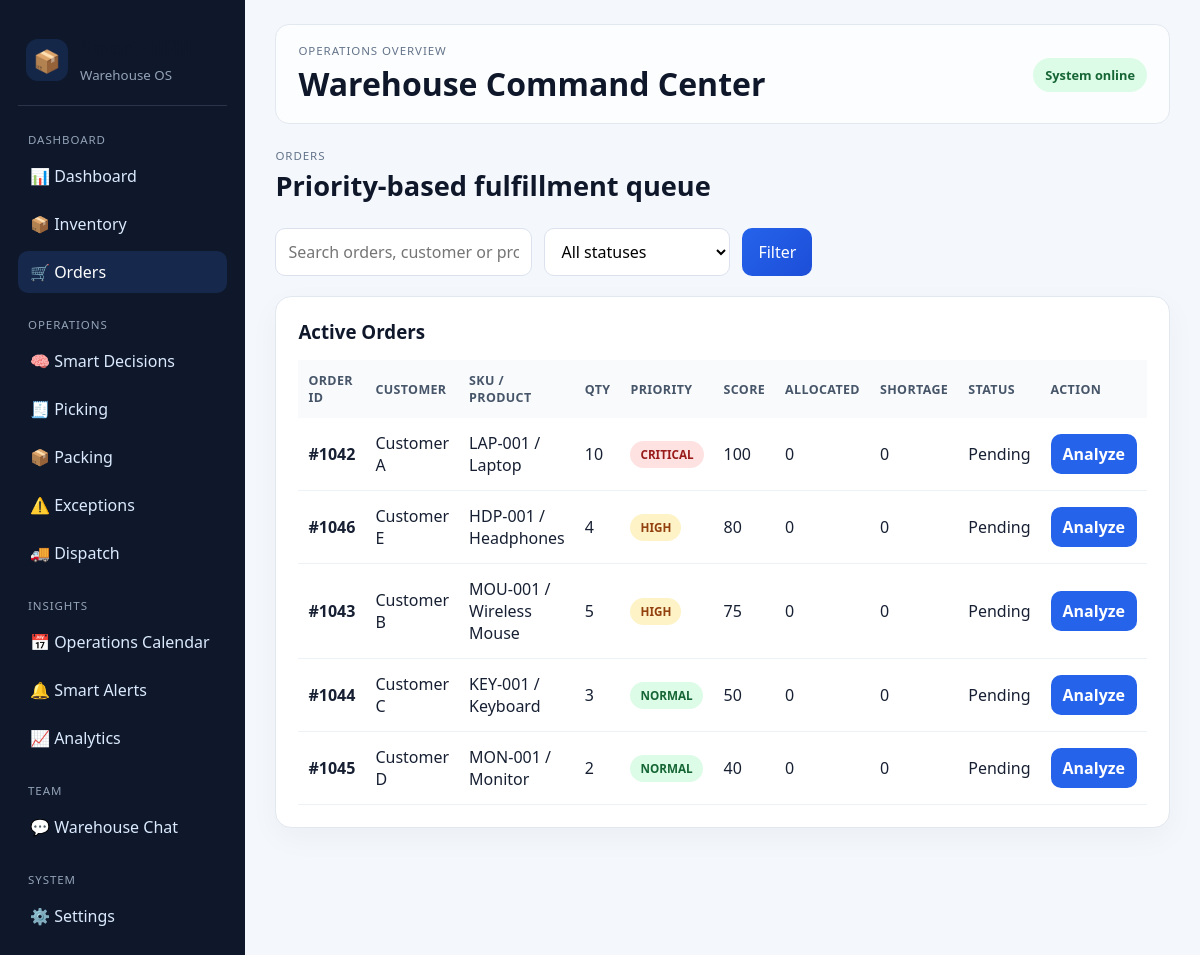
The page /orders on the database as committed earlier.
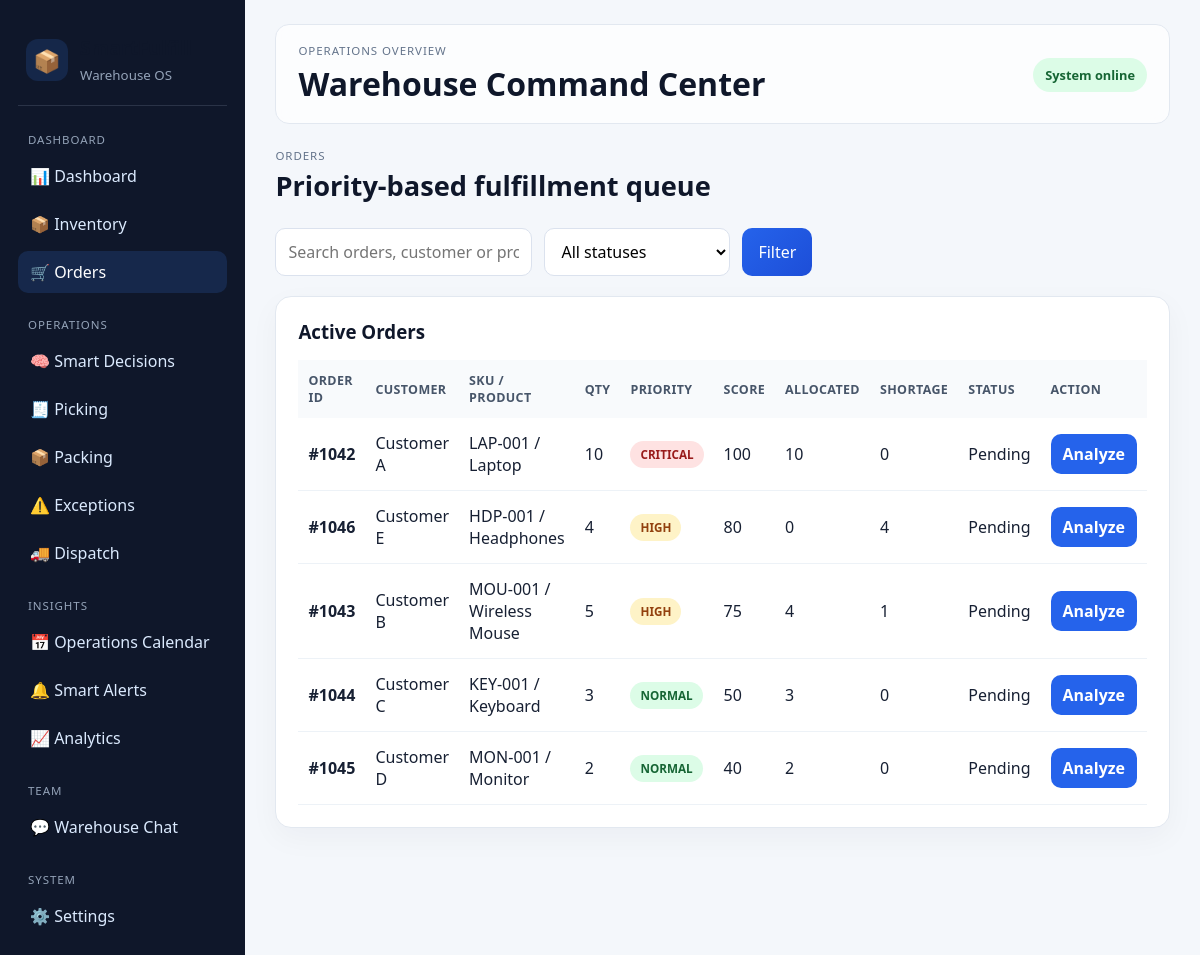
The same page on the database as committed later.
### tables this page shows
CREATE TABLE orders (
            id INTEGER PRIMARY KEY AUTOINCREMENT,
            order_number TEXT UNIQUE NOT NULL,
            customer TEXT NOT NULL,
            sku TEXT NOT NULL,
            product_name TEXT NOT NULL,
            quantity INTEGER NOT NULL,
            priority TEXT NOT NULL,
            priority_score INTEGER NOT NULL,
            due_date TEXT NOT NULL,
            status TEXT NOT NULL,
            allocated_quantity INTEGER DEFAULT 0,
            shortage_quantity INTEGER DEFAULT 0
        , picking_status TEXT NOT NULL DEFAULT "PENDING", packing_status TEXT NOT NULL DEFAULT "PENDING", dispatch_status TEXT NOT NULL DEFAULT "PENDING", dispatch_time TEXT);

### app.py (the view)
@app.route('/orders', methods=['GET'])
def orders():
    query = request.args.get('q', '').strip()
    status = request.args.get('status', 'ALL').upper()
    conn = get_db()
    sql = '''
        SELECT o.*, i.stock, i.reserved,
               COALESCE(i.stock, 0) - COALESCE(i.reserved, 0) AS available_stock
        FROM orders o
        LEFT JOIN inventory i ON o.sku = i.sku
        WHERE 1 = 1
    '''
    params = []
    if query:
        sql += ' AND (o.order_number LIKE ? OR o.customer LIKE ? OR o.product_name LIKE ? OR o.sku LIKE ?)'
        like = f'%{query}%'
        params.extend([like, like, like, like])
    if status != 'ALL':
        sql += ' AND o.status = ?'
        params.append(status)
    sql += ' ORDER BY o.priority_score DESC, o.id DESC'
    order_rows = conn.execute(sql, params).fetchall()
    conn.close()
    return render_template('orders.html', orders=order_rows, query=query, status_filter=status)

### database.py (called while the page is built)
def get_db():
    conn = sqlite3.connect(DATABASE)
    conn.row_factory = sqlite3.Row
    return conn

### templates/orders.html (shortened to what this page needs)
{% extends "base.html" %}
{% block content %}
<div class="page-header">
    <div>
        <p class="eyebrow">Orders</p>
        <h2>Priority-based fulfillment queue</h2>
    </div>
</div>
<div class="toolbar">
    <form class="search-form" method="get" action="/orders">
        <input type="text" name="q" value="{{ query }}" placeholder="Search orders, customer or product">
        <select name="status">
            <option value="ALL" {% if status_filter == 'ALL' %}selected{% endif %}>All statuses</option>
        </select>
        <button type="submit">Filter</button>
    </form>
</div>
<section class="panel">
    <div class="panel-header">
        <h3>Active Orders</h3>
    </div>
    <div class="table-wrap">
        <table>
            <thead>
                <tr>
                    <th>Order ID</th>
                    <th>Customer</th>
                    <th>SKU / Product</th>
                    <th>Qty</th>
                    <th>Priority</th>
                    <th>Score</th>
                    <th>Allocated</th>
                    <th>Shortage</th>
                    <th>Status</th>
                    <th>Action</th>
                </tr>
            </thead>
            <tbody>
                {% for order in orders %}
                <tr>
                    <td><strong>{{ order['order_number'] }}</strong></td>
                    <td>{{ order['customer'] }}</td>
                    <td>{{ order['sku'] }} / {{ order['product_name'] }}</td>
                    <td>{{ order['quantity'] }}</td>
                    <td><span class="status-badge {{ 'danger' if order['priority'] == 'CRITICAL' else 'warning' if order['priority'] == 'HIGH' else 'success' }}">{{ order['priority'] }}</span></td>
                    <td>{{ order['priority_score'] }}</td>
                    <td>{{ order['allocated_quantity'] }}</td>
                    <td>{{ order['shortage_quantity'] }}</td>
                    <td>{{ order['status'] }}</td>
                    <td><a href="/decision/{{ order['id'] }}" class="primary-btn">Analyze</a></td>
                </tr>
                {% else %}
                <tr><td colspan="10">No orders found.</td></tr>
                {% endfor %}
            </tbody>
        </table>
    </div>
</section>
{% endblock %}

Rows that differ between the two databases and show on the page:
changed orders "Customer A": allocated_quantity "0" → "10"
changed orders "Customer E": shortage_quantity "0" → "4"
changed orders "Customer B": allocated_quantity "0" → "4"; shortage_quantity "0" → "1"
changed orders "Customer C": allocated_quantity "0" → "3"
changed orders "Customer D": allocated_quantity "0" → "2"
